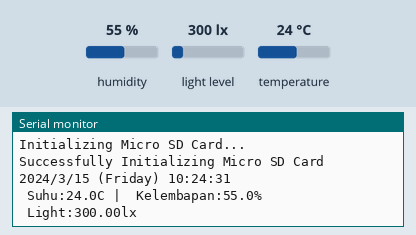
Simulated run of this sketch. Board: Arduino Uno, built with avr-gcc and run on an emulated ATmega328P. Shown: the last lines printed to the serial monitor. The inputs (shaded band) are chosen by the test bench; at power-on: humidity 55 %, light level 300 lx, temperature 24 °C. The local clock reads 2024-03-15 10:24:30 at power-on unless the sketch sets it; storage starts empty.

Above: at 1.7 s.
1.8 s: humidity set to 22 %
At 2.9 s:
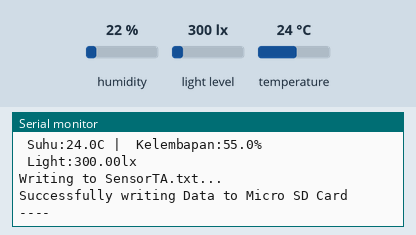
4.7 s: light level set to 40 lx
At 6.0 s:
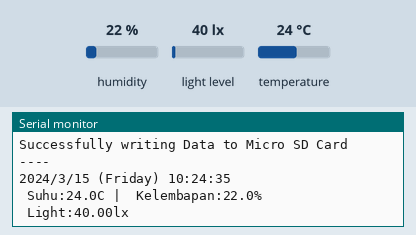
7.6 s: temperature set to 12 °C
At 10.2 s:
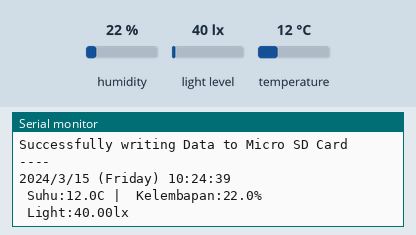
Timing chart, 0 to 11.7 s (numbered marks = the images above; inputs shaded):
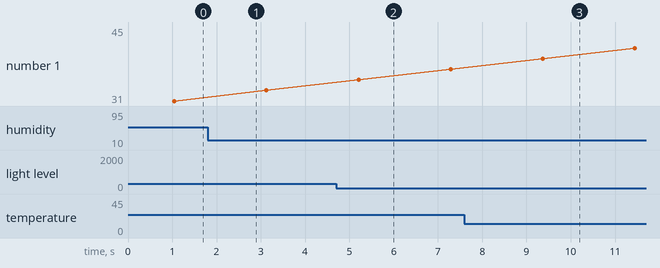

Measured:
- after the input at 4.7 s, the serial monitor: prints a new line after 0.57 s (image 2)
- after the input at 7.6 s, the serial monitor: prints a new line after 1.8 s (image 3)

The sketch:

WeatherStation_Datalogger.ino
```cpp
// Date and time functions using a DS1307 RTC connected via I2C and Wire lib
#include "RTClib.h"
#include <Wire.h>
#include "DFRobot_SHT20.h"
#include <BH1750.h>
#include <SPI.h>
#include <SD.h>

RTC_DS1307 rtc;
char daysOfTheWeek[7][12] = {"Sunday", "Monday", "Tuesday", "Wednesday", "Thursday", "Friday", "Saturday"};

BH1750 lightMeter;
DFRobot_SHT20 sht20;

File myFile;
const int chipSelect = 53;

unsigned long previousMillis = 0; //--> will store last time was updated
const long interval = 1000; //--> interval (1000 = 1 second)


void setup () {
  Serial.begin(9600);

#ifndef ESP8266
  while (!Serial); // wait for serial port to connect. Needed for native USB
#endif

  if (! rtc.begin()) {
    Serial.println("Couldn't find RTC");
    while(1);
  }
  Serial.println("Successfully Initializing the RTC DS1307");
  Serial.println();

  Serial.println("Starting to run RTC DS1307...");
  delay(100);

  if (! rtc.isrunning()) {
    Serial.println("RTC is NOT running, let's set the time!");
    // When time needs to be set on a new device, or after a power loss, the
    // following line sets the RTC to the date & time this sketch was compiled
    rtc.adjust(DateTime(F(__DATE__), F(__TIME__)));
    // This line sets the RTC with an explicit date & time, for example to set
    // January 21, 2014 at 3am you would call:
    // rtc.adjust(DateTime(2014, 1, 21, 3, 0, 0));
  }

  Serial.println("Successfully running RTC DS1307");
  delay(100);
  //-------------Memulai Sensornya
    Serial.println("SHT20 Example!");
    sht20.initSHT20();        // Init SHT20 Sensor
    delay(100);
    sht20.checkSHT20();
    lightMeter.begin();
     Serial.println(F("BH1750 Test begin"));// Check SHT20 Sensor
    //----------------------------------------------Initializing Micro SD Card
     Serial.println("Initializing Micro SD Card...");
    delay(100);

  if (!SD.begin(chipSelect)) {
    Serial.println("Initialization failed!");
    while (1);
  }
   Serial.println("Successfully Initializing Micro SD Card");
  Serial.println();
  delay(100);

}

void loop () {
  unsigned long currentMillis = millis();
  if (currentMillis - previousMillis >= interval) {
    // save the last time you blinked the LED
    previousMillis = currentMillis;
    DateTime now = rtc.now();
    float humd = sht20.readHumidity();                  // Read Humidity
    float temp = sht20.readTemperature();               // Read Temperature
    float lux = lightMeter.readLightLevel();

    Serial.print(now.year(), DEC);
    Serial.print('/');
    Serial.print(now.month(), DEC);
    Serial.print('/');
    Serial.print(now.day(), DEC);
    Serial.print(" (");
    Serial.print(daysOfTheWeek[now.dayOfTheWeek()]);
    Serial.print(") ");
    Serial.print(now.hour(), DEC);
    Serial.print(':');
    Serial.print(now.minute(), DEC);
    Serial.print(':');
    Serial.print(now.second(), DEC);
    Serial.println();

      //----------------------------------------------Printing Temperature, Humidity and Lux
     Serial.print(" Suhu:");
    Serial.print(temp, 1);
    Serial.print("C");
    Serial.print(" | ");
    Serial.print(" Kelembapan:");
    Serial.print(humd, 1);
    Serial.print("%");
    Serial.println();
    Serial.print(" Light:");
    Serial.print(lux);
    Serial.println("lx");
    delay(1000);

    myFile = SD.open("SensorTA.txt", FILE_WRITE);

    // calculate a date which is 7 days, 12 hours, 30 minutes, and 6 seconds into the future
    DateTime future (now + TimeSpan(7,12,30,6));
     if (myFile) {
        Serial.println("Writing to SensorTA.txt...");

        //----------------------------------------------Writing Date Data to Micro SD Card
        myFile.print(now.day());
        myFile.print("-");
        myFile.print(now.month());
        myFile.print("-");
        myFile.print(now.year());
        //----------------------------------------------

        myFile.print(","); //--> Write the delimiter between the data in the form of a comma character to the Micro SD Card

        //----------------------------------------------Writing Time Data to Micro SD Card
        myFile.print(now.hour());
        myFile.print(":");
        myFile.print(now.minute());
        myFile.print(":");
        myFile.print(now.second());
        //----------------------------------------------

        myFile.print(","); //--> Write the delimiter between the data in the form of a comma character to the Micro SD Card

        myFile.print(temp, 1); //--> Writing Temperature Data to Micro SD Card

        myFile.print(","); //--> Write the delimiter between the data in the form of a comma character to the Micro SD Card

        myFile.println(humd, 1); //--> Writing Humidity Data to Micro SD Card

        myFile.print(","); //--> Write the delimiter between the data in the form of a comma character to the Micro SD Card

        myFile.println(lux, 1); //--> Writing Temperature Data to Micro SD Card


        myFile.close(); //--> close the file

        Serial.println("Successfully writing Data to Micro SD Card");
        Serial.println("----");
        Serial.println();
      } else {
        Serial.println("Error opening SensorTA.txt"); //--> if the file didn't open, print an error
      }


    Serial.println();
    delay(1000);
}
}
```
